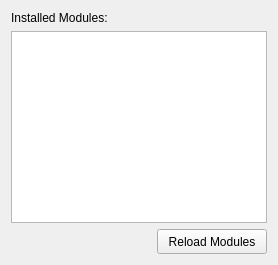
        <widget class="QWidget" name="systemTab">
         <attribute name="title">
          <string>System</string>
         </attribute>
         <layout class="QHBoxLayout" name="horizontalLayout_7">
          <item>
           <layout class="QVBoxLayout" name="verticalLayout_5">
            <item>
             <widget class="QLabel" name="modulesLabel">
              <property name="text">
               <string>Installed Modules:</string>
              </property>
             </widget>
            </item>
            <item>
             <widget class="QTextEdit" name="moduleText">
              <property name="styleSheet">
               <string notr="true">font: 10pt &quot;Courier New&quot;;</string>
              </property>
              <property name="readOnly">
               <bool>true</bool>
              </property>
             </widget>
            </item>
            <item>
             <layout class="QHBoxLayout" name="horizontalLayout_6" stretch="1,0">
              <item>
               <spacer name="horizontalSpacer_9">
                <property name="orientation">
                 <enum>Qt::Horizontal</enum>
                </property>
                <property name="sizeHint" stdset="0">
                 <size>
                  <width>40</width>
                  <height>20</height>
                 </size>
                </property>
               </spacer>
              </item>
              <item>
               <widget class="QPushButton" name="reloadModulesButton">
                <property name="sizePolicy">
                 <sizepolicy hsizetype="Fixed" vsizetype="Fixed">
                  <horstretch>0</horstretch>
                  <verstretch>0</verstretch>
                 </sizepolicy>
                </property>
                <property name="minimumSize">
                 <size>
                  <width>110</width>
                  <height>25</height>
                 </size>
                </property>
                <property name="maximumSize">
                 <size>
                  <width>110</width>
                  <height>25</height>
                 </size>
                </property>
                <property name="text">
                 <string>Reload Modules</string>
                </property>
               </widget>
              </item>
             </layout>
            </item>
           </layout>
          </item>
         </layout>
        </widget>
